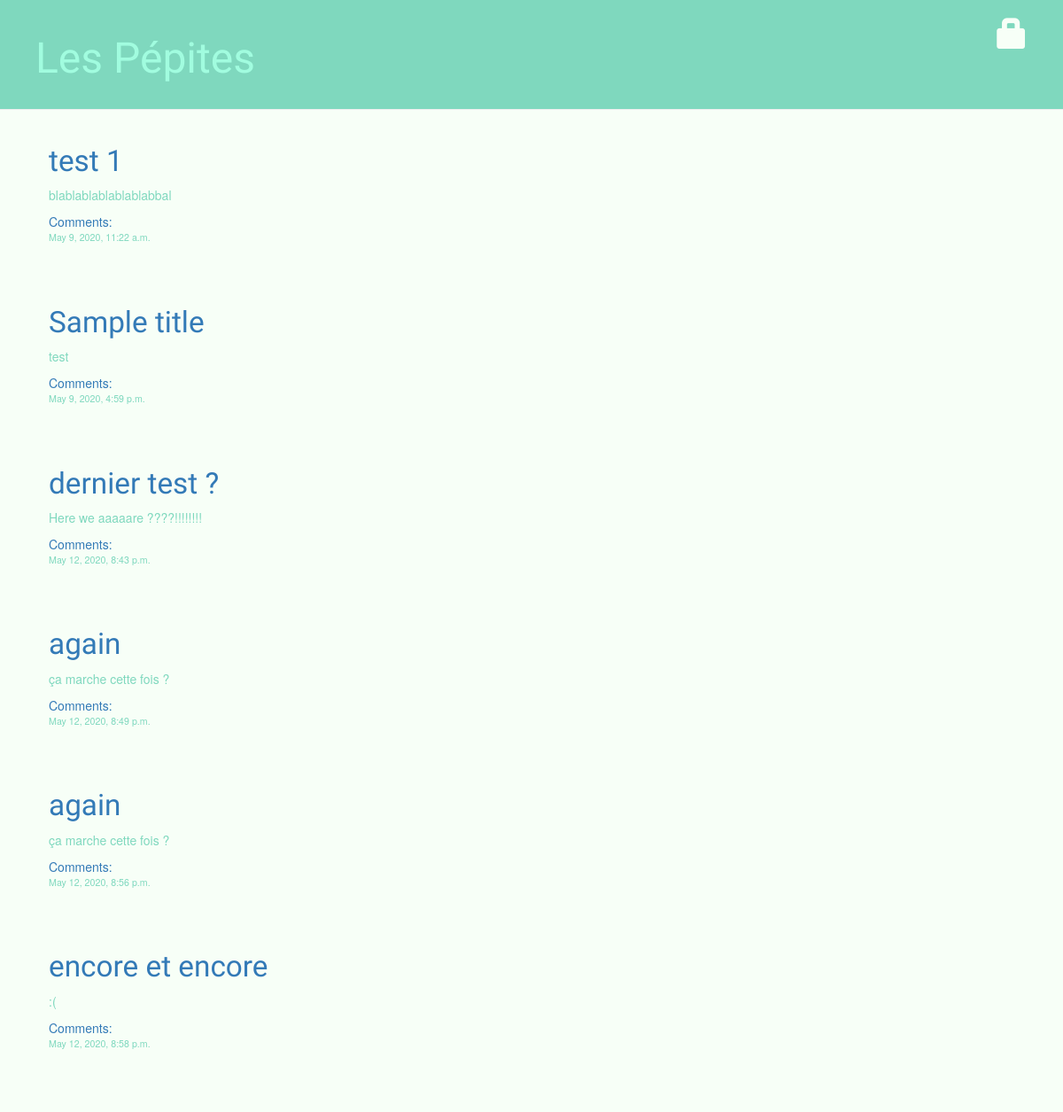
The app's page /, older data.
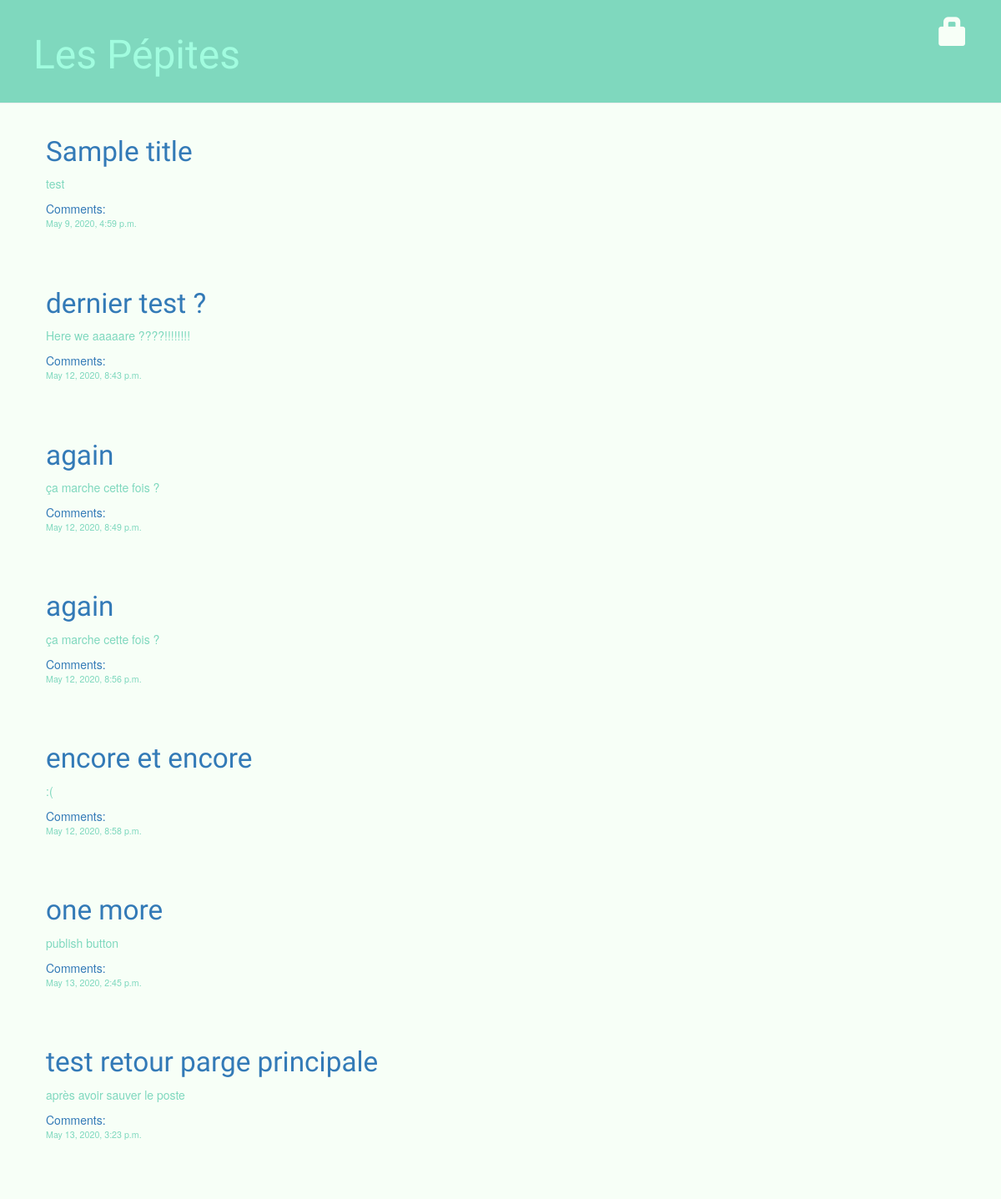
The same page, newer data.
### blog/models.py (models this page shows, shortened)
class Post(models.Model):
    author = models.ForeignKey(settings.AUTH_USER_MODEL, on_delete=models.CASCADE)
    title = models.CharField(max_length=200)
    text = models.TextField()
    created_date = models.DateTimeField(default=timezone.now)
    published_date = models.DateTimeField(blank=True, null=True)

### blog/views.py (the view)
# urls.py: path('',views.post_list, name='post_list'),
def post_list(request):
    posts = Post.objects.filter(published_date__lte = timezone.now()).order_by("published_date")
    return render(request, "blog/post_list.html",{"posts":posts})

### blog/templates/blog/post_list.html
{% extends 'blog/base.html' %}
{% block content %}
    {% for post in posts %}
        <div class="post">
            <h1><a href="{% url 'post_detail' pk=post.pk %}">{{ post.title }}</a></h2>
            <p>{{ post.text|linebreaksbr }}</p>
            <a href="{% url 'post_detail' pk=post.pk %}">Comments: {{ post.approved_comments.count }}</a>
            <div class="date">
                {{ post.published_date }}
        </div></div>
    {% endfor %}
{% endblock content %}

Row changes from the older to the newer data that the page shows:
removed Post: title "test 1", text "blablablablablablabbal", published_date "May 9, 2020, 11:22 a.m."
added Post: title "one more", text "publish button", published_date "May 13, 2020, 2:45 p.m."
added Post: title "test retour parge principale", text "après avoir sauver le poste", published_date "May 13, 2020, 3:23 p.m."
